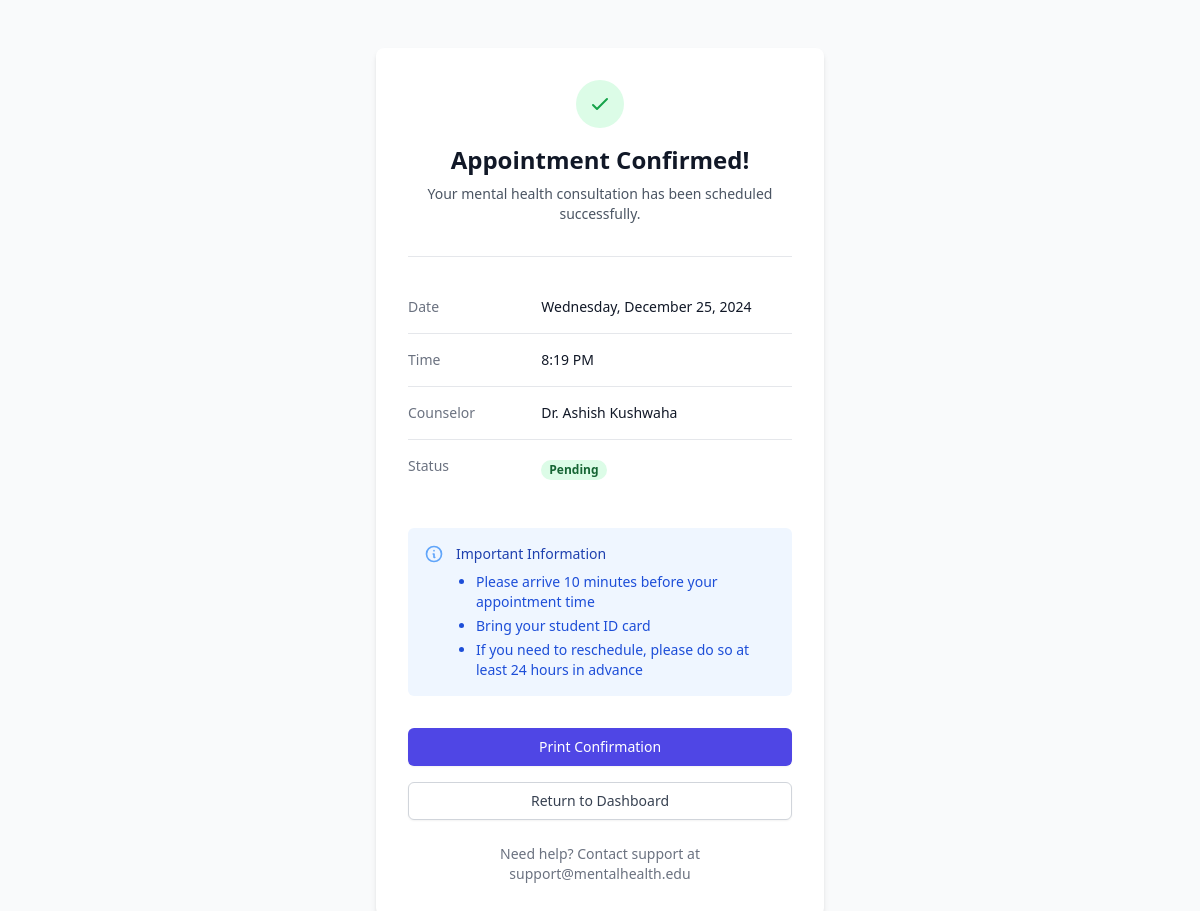
/appointment-confirmation/ (signed in), run on the app's committed database.
### app/models.py (models this page shows, shortened)
class Appointment(models.Model):
    STATUS_CHOICES = [
        ('pending', 'Pending'),
        ('confirmed', 'Confirmed'),
        ('completed', 'Completed'),
        ('cancelled', 'Cancelled')
    ]
    student = models.ForeignKey(Student, on_delete=models.CASCADE)
    assessment = models.OneToOneField(MentalHealthAssessment, on_delete=models.CASCADE)
    appointment_date = models.DateTimeField()
    counselor = models.CharField(max_length=100)
    status = models.CharField(max_length=20, choices=STATUS_CHOICES, default='pending')
    created_at = models.DateTimeField(auto_now_add=True)
    updated_at = models.DateTimeField(auto_now=True)

### app/views.py (the view)
# urls.py: path('appointment-confirmation/', views.appointment_confirmation, name='appointment_confirmation'),
@login_required
def appointment_confirmation(request):
    appointment = get_object_or_404(Appointment, student__user=request.user)
    return render(request, 'appointment_confirmation.html', {'appointment': appointment})

### templates/appointment_confirmation.html (shortened to what this page needs)
<!DOCTYPE html>
<html lang="en">
<head>
    <script src="https://cdn.tailwindcss.com"></script>
</head>
<body class="bg-gray-50">
    <div class="min-h-screen flex items-center justify-center py-12 px-4 sm:px-6 lg:px-8">
        <div class="max-w-md w-full bg-white p-8 rounded-lg shadow-md">
            <div class="text-center">
                <div class="mx-auto flex items-center justify-center h-12 w-12 rounded-full bg-green-100">
                    <svg class="h-6 w-6 text-green-600" fill="none" stroke="currentColor" viewBox="0 0 24 24">
                        <path stroke-linecap="round" stroke-linejoin="round" stroke-width="2" d="M5 13l4 4L19 7"/>
                    </svg>
                </div>
                <h2 class="mt-4 text-2xl font-bold text-gray-900">Appointment Confirmed!</h2>
                <p class="mt-2 text-sm text-gray-600">Your mental health consultation has been scheduled successfully.</p>
            </div>
            <div class="mt-8 border-t border-gray-200 pt-6">
                <dl class="divide-y divide-gray-200">
                    <div class="py-4 sm:grid sm:grid-cols-3 sm:gap-4">
                        <dt class="text-sm font-medium text-gray-500">Date</dt>
                        <dd class="mt-1 text-sm text-gray-900 sm:mt-0 sm:col-span-2">
                            {{ appointment.appointment_date|date:"l, F j, Y" }}
                        </dd>
                    </div>
                    <div class="py-4 sm:grid sm:grid-cols-3 sm:gap-4">
                        <dt class="text-sm font-medium text-gray-500">Time</dt>
                        <dd class="mt-1 text-sm text-gray-900 sm:mt-0 sm:col-span-2">
                            {{ appointment.appointment_date|date:"g:i A" }}
                        </dd>
                    </div>
                    <div class="py-4 sm:grid sm:grid-cols-3 sm:gap-4">
                        <dt class="text-sm font-medium text-gray-500">Counselor</dt>
                        <dd class="mt-1 text-sm text-gray-900 sm:mt-0 sm:col-span-2">
                            {{ appointment.counselor }}
                        </dd>
                    </div>
                    <div class="py-4 sm:grid sm:grid-cols-3 sm:gap-4">
                        <dt class="text-sm font-medium text-gray-500">Status</dt>
                        <dd class="mt-1 sm:mt-0 sm:col-span-2">
                            <span class="px-2 inline-flex text-xs leading-5 font-semibold rounded-full bg-green-100 text-green-800">
                                {{ appointment.status|title }}
                            </span>
                        </dd>
                    </div>
                </dl>
            </div>
            <div class="mt-8">
                <div class="rounded-md bg-blue-50 p-4">
                    <div class="flex">
                        <div class="flex-shrink-0">
                            <svg class="h-5 w-5 text-blue-400" fill="none" stroke="currentColor" viewBox="0 0 24 24">
                                <path stroke-linecap="round" stroke-linejoin="round" stroke-width="2" d="M13 16h-1v-4h-1m1-4h.01M21 12a9 9 0 11-18 0 9 9 0 0118 0z"/>
                            </svg>
                        </div>
                        <div class="ml-3">
                            <h3 class="text-sm font-medium text-blue-800">Important Information</h3>
                            <div class="mt-2 text-sm text-blue-700">
                                <ul class="list-disc pl-5 space-y-1">
                                    <li>Please arrive 10 minutes before your appointment time</li>
                                    <li>Bring your student ID card</li>
                                    <li>If you need to reschedule, please do so at least 24 hours in advance</li>
                                </ul>
                            </div>
                        </div>
                    </div>
                </div>
            </div>
            <div class="mt-8 space-y-4">
                <button onclick="window.print()" class="w-full flex justify-center py-2 px-4 border border-transparent rounded-md shadow-sm text-sm font-medium text-white bg-indigo-600 hover:bg-indigo-700 focus:outline-none focus:ring-2 focus:ring-offset-2 focus:ring-indigo-500">
                    Print Confirmation
                </button>
                <a href="{% url 'home' %}" class="w-full flex justify-center py-2 px-4 border border-gray-300 rounded-md shadow-sm text-sm font-medium text-gray-700 bg-white hover:bg-gray-50 focus:outline-none focus:ring-2 focus:ring-offset-2 focus:ring-indigo-500">
                    Return to Dashboard
                </a>
            </div>
            <div class="mt-6 text-center text-sm text-gray-500">
                <p>Need help? Contact support at support@mentalhealth.edu</p>
            </div>
        </div>
    </div>
</body>
</html>

### data on the page
Appointment: appointment_date "Wednesday, December 25, 2024", appointment_date "8:19 PM", counselor "Dr. Ashish Kushwaha", status "Pending"
